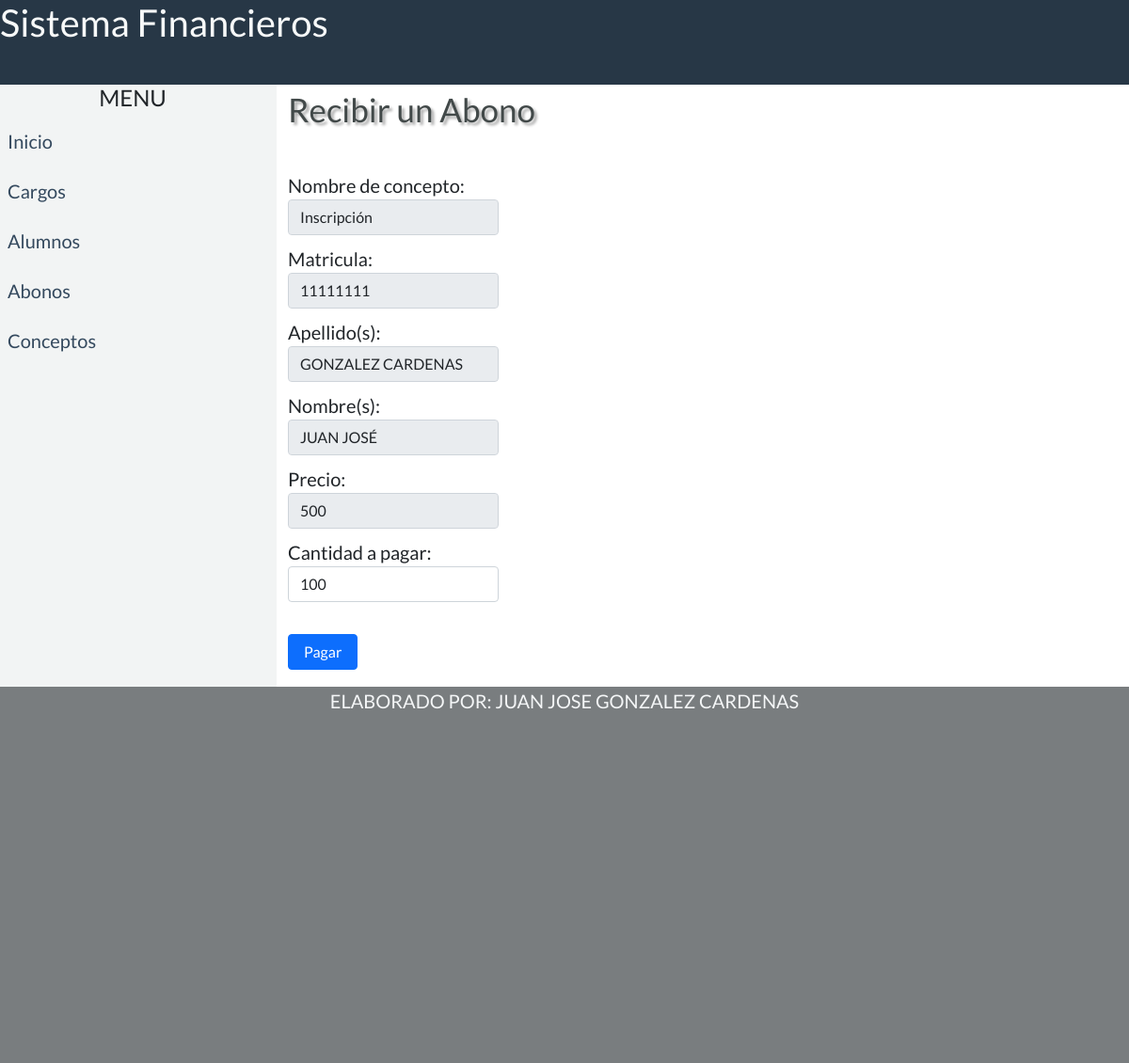
The app's page /formularioAgregarAbono.php?id_pago=1 with its own data.
### tables this page shows
CREATE TABLE IF NOT EXISTS `pagos` (
  `id_pago` int(11) NOT NULL AUTO_INCREMENT,
  `id_alumno` int(11) NOT NULL,
  `id_concepto` int(11) NOT NULL,
  `cantidad_pagar` double NOT NULL,
  `cantidad_abonado` double NOT NULL DEFAULT '0',
  `fecha_modificacion` datetime NOT NULL,
  PRIMARY KEY (`id_pago`),
  KEY `id_alumno` (`id_alumno`),
  KEY `id_concepto` (`id_concepto`)
);

CREATE TABLE IF NOT EXISTS `conceptos` (
  `id_concepto` int(11) NOT NULL AUTO_INCREMENT,
  `nombre` varchar(30) NOT NULL,
  `costo` double NOT NULL,
  `fecha_modificacion` datetime NOT NULL,
  PRIMARY KEY (`id_concepto`)
);

CREATE TABLE IF NOT EXISTS `alumnos` (
  `id_alumno` int(11) NOT NULL AUTO_INCREMENT,
  `matricula` varchar(10) NOT NULL,
  `nombre` varchar(20) NOT NULL,
  `apellidos` varchar(20) NOT NULL,
  `fecha_modificacion` datetime NOT NULL,
  PRIMARY KEY (`id_alumno`),
  UNIQUE KEY `matricula_3` (`matricula`),
  KEY `matricula` (`matricula`),
  KEY `matricula_2` (`matricula`)
);

### formularioAgregarAbono.php (the view, shortened to what this page needs)
<?php
require_once 'conexion.php';
$idpago = $_GET["id_pago"];
$sql = "SELECT conceptos.nombre AS nombreconcepto,alumnos.matricula,
        alumnos.nombre, alumnos.apellidos, pagos.cantidad_pagar, pagos.cantidad_abonado FROM pagos
        JOIN conceptos ON pagos.id_concepto= conceptos.id_concepto
        JOIN alumnos ON pagos.id_alumno=alumnos.id_alumno WHERE id_pago='$idpago'";
$resultado2 = $db->query($sql);
while ($registro2 = $resultado2->fetch_array()) {
    $Concepto = $registro2["nombreconcepto"];
    $Precio = $registro2["cantidad_pagar"];
    $Abono = $registro2["cantidad_abonado"];
    $Matricula = $registro2["matricula"];
    $Nombre = $registro2["nombre"];
    $Apellido = $registro2["apellidos"];
}
$RESTA = ($Precio - $Abono);
?>
<html>
    <head>
        <link rel="stylesheet" type="text/css" href="CSS/bootstrap.min.css">
        <link rel="stylesheet" type="text/css" href="CSS/estilos.css">
        <link href="CSS/columnas.css" rel="stylesheet">
    </head>
    <body>
        <div class="header"><?php require_once 'header2.html' ?></div>
        <div class="row">
        <div class="col-3 menu">
        </div>
        <div class="col-9 contenedor1">
            <h3 class="titulosecond">Recibir un Abono</h3>
            <form action="agregarAbono_BD.php" class="col-12">
                <label class="labelagregar">Nombre de concepto:</label><br/>
                <input type="text" name="nombreconcepto"  required="required" class="col-3 form-control"
                       pattern="[a-zA-Z Á É Í Ó Ú á é í ó ú ]*" minlength="3" maxlength="30" readonly="redonly"  value="<?php echo $Concepto; ?>"/>
                <br/><br/>
                <label class="labelagregar">Matricula:</label><br>
                <input type="text" name="matricula" readonly="" class="col-3 form-control"
                       required="required" pattern="[0-9]{8}" minlength="8" maxlength="8"
                       placeholder="Ingresa la matricula" title="Deben ser 8 n&uacute;meros." readonly="redonly" value="<?php echo $Matricula; ?>" />
                <br/><br/>
                <label class="labelagregar">Apellido(s):</label> <br/>
                <input type="text" name="apellido"   required="required" class="col-3 form-control"
                       pattern="[a-zA-Z Á É Í Ó Ú á é í ó ú ]*" minlength="4" maxlength="30" readonly="redonly"  value="<?php echo $Apellido; ?>"/>
                <br/><br/>
                <label class="labelagregar">Nombre(s):</label><br/>
                <input type="text" name="nombre"  required="required" class="col-3 form-control"
                       pattern="[a-zA-Z Á É Í Ó Ú á é í ó ú ]*" minlength="3" maxlength="30" readonly="redonly"  value="<?php echo $Nombre; ?>"/>
                <br/><br/>
                <label class="labelagregar">Precio:</label> <br/>
                <input type="number" step="any" name="costo" required="required" readonly="redonly" class="col-3 form-control" value="<?php echo $Precio; ?>"/>
                <br/><br/>
                <label class="labelagregar">Cantidad a pagar:</label> <br/>
                <input type="number" step="any" name="Abono" required="required" class="col-3 form-control" autofocus="autofocus"  Min="1" Max="<?php echo $RESTA; ?>" value="<?php echo $RESTA; ?>"/>
                <br/><br/><br/>
                <input type="submit" class="col-1 btn btn-primary" name="pagar" value="Pagar" style="margin-bottom: 2%;">
            </form>
        </div>
        </div>
        <div class="col-12 footerend">
        </div>
    </body>
</html>

### CSS/estilos.css (style rules this page uses)
* { font-family: "Lato", sans-serif; padding: 0; margin: 0; }
.titulosecond { font-size: 35px; text-align: left; color: RGB(66, 73, 73); padding-top: 5px; margin-bottom: 5%; text-shadow: 3px 3px 3px #ababab; }
.labelagregar { width: 33.33%; font-size: 20px; text-align: left; }

### CSS/columnas.css (style rules this page uses)
.row::after { clear: both; display: table; }
[class*="col-"] { float: left; padding: 0px, 5px, 0px, 5px; }
.col-1 { width: 8.33%; }
.col-3 { width: 25%; }
.col-9 { width: 75%; }
.col-12 { width: 100%; }
.header { background-color: rgb(39, 55, 70); text-align: left; color: rgb(247, 249, 249); height: 90px; width: 100%; }
li h4 { text-align: center; }
.menu { background-color: RGB(242, 244, 244); height: auto; }
.menu ul { list-style-type: none; margin: 0; padding: 0; }
.menu li a { display: block; font-size: 20px; text-decoration: none; padding: 8px; margin-bottom: 7px; color: RGB(52, 73, 94); }
.footerend { background-color:RGB(121, 125, 127); height:50vh; width: 100%; text-align: center; font-size: 20px; color: RGB(244, 246, 247); }

### records on screen
pagos: nombreconcepto "Inscripción", matricula "11111111", apellido "GONZALEZ CARDENAS", nombre "JUAN JOSÉ", costo "500", Abono "100"
